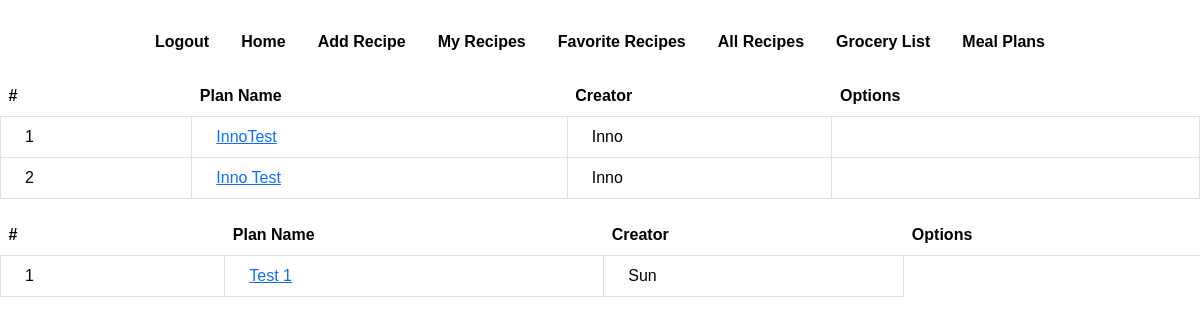
Page /meal_plans (signed in) on the committed database.
### tables this page shows
CREATE TABLE meal_plan (
        meal_plan_id INTEGER PRIMARY KEY AUTOINCREMENT,
        plan_name TEXT NOT NULL,
        creator_id INTEGER NOT NULL,
        invite_code TEXT NOT NULL,
        FOREIGN KEY(creator_id) REFERENCES user_profile(user_id)
        );

CREATE TABLE user_profile (
            user_id INTEGER PRIMARY KEY AUTOINCREMENT,
            username TEXT not Null UNIQUE,
            email TEXT not Null UNIQUE,
            password TEXT not Null
        );

### MealPlanner.py (the view)
@app.route('/meal_plans')
def list_meal_plans():
    username = session.get('username')
    if not username:
        flash("You must be logged in to view your meal plans.")
        return redirect(url_for('login'))
    with sqlite3.connect(DB_NAME) as conn:
        cur = conn.cursor()
        user = cur.execute("""SELECT user_id FROM user_profile WHERE username = ?""",
                           (session['username'],)).fetchone()
        if user is None:
            flash("You must be logged in to view your meal plans.")
            return redirect(url_for('login'))
        user_id = user[0]
        created = cur.execute("""
            SELECT meal_plan_id, plan_name, creator_id
            FROM meal_plan
            WHERE creator_id = ?
        """, (user_id,)).fetchall()
        invited = cur.execute("""
            SELECT mp.meal_plan_id, mp.plan_name, mp.creator_id, u.username AS creator_name
            FROM meal_plan mp
            JOIN meal_plan_access mpa ON mp.meal_plan_id = mpa.meal_plan_id
            JOIN user_profile u ON mp.creator_id = u.user_id
            WHERE mpa.user_id = ? AND mp.creator_id != ?
        """, (user_id, user_id)).fetchall()
        created_with_names = []
        for plan in created:
            creator_name = cur.execute("SELECT username FROM user_profile WHERE user_id = ?",
                                       (plan[2],)).fetchone()[0]
            created_with_names.append({
                "meal_plan_id": plan[0],
                "plan_name": plan[1],
                "creator_name": creator_name
            })
        invited_with_names = []
        for plan in invited:
            invited_with_names.append({
                "meal_plan_id": plan[0],
                "plan_name": plan[1],
                "creator_name": plan[3]
            })
    return render_template("list_meal_plans.html",
                           created=created_with_names,
                           invited=invited_with_names, username=username)

### Templates/list_meal_plans.html (shortened to what this page needs)
<!doctype html>
<html lang="en">
  <head>
    <link href="https://cdn.jsdelivr.net/npm/bootstrap@5.3.8/dist/css/bootstrap.min.css" rel="stylesheet">
    <link rel="stylesheet" type="text/css" href="{{ url_for('static', filename='styleDesign.css') }}">
  </head>
  <body>
    {% include 'Partial/topnav.html' %}
    <table class="table">
      <thead>
        <tr>
          <th scope="col">#</th>
          <th scope="col">Plan Name</th>
          <th scope="col">Creator</th>
          <th scope="col">Options</th>
        </tr>
      </thead>
      <tbody>
        {% for created_list in created %}
        <tr class="hover:bg-gray-100">
            <td class="border px-4 py-2">{{ loop.index }}</td>
            <td class="border px-4 py-2 text-blue-600">
                        <a href="{{ url_for('view_meal_plan', meal_plan_id=created_list.meal_plan_id) }}">
              {{ created_list.plan_name }}
            </a>
            </td>
            <td class="border px-4 py-2">{{ created_list.creator_name }}</td>
            <td class="border px-4 py-2 space-x-2">
            <a href="{{ url_for('delete_meal_plan', meal_plan_id=created_list.meal_plan_id) }}" class="bg-red-500 hover:bg-red-600 text-white px-2 py-1 rounded">Delete</a>
          </td>
        </tr>
        {%  endfor %}
      </tbody>
    </table>
    <table class="table">
      <thead>
        <tr>
          <th scope="col">#</th>
          <th scope="col">Plan Name</th>
          <th scope="col">Creator</th>
          <th scope="col">Options</th>
        </tr>
      </thead>
      <tbody>
        {% for invited_list in invited %}
        <tr class="hover:bg-gray-100">
            <td class="border px-4 py-2">{{ loop.index }}</td>
            <td class="border px-4 py-2 text-blue-600">
                        <a href="{{ url_for('view_meal_plan', meal_plan_id=invited_list.meal_plan_id) }}">
              {{ invited_list.plan_name }}
            </a>
            </td>
            <td class="border px-4 py-2">{{ invited_list.creator_name }}</td>
        </tr>
        {%  endfor %}
      </tbody>
    </table>
</body>
</html>

### Static/styleDesign.css (style rules this page uses)
body { margin: 0; padding: 0; background-image: url("home_page_image.jpg"); background-repeat: no-repeat; background-size: cover; background-attachment: fixed; box-sizing: border-box; font-family: sans-serif; }

### rows in the picture
meal_plan: plan_name "InnoTest"
user_profile: creator_name "Inno" "Inno"
meal_plan: plan_name "Inno Test"
meal_plan: plan_name "Test 1", creator_name "Sun"
